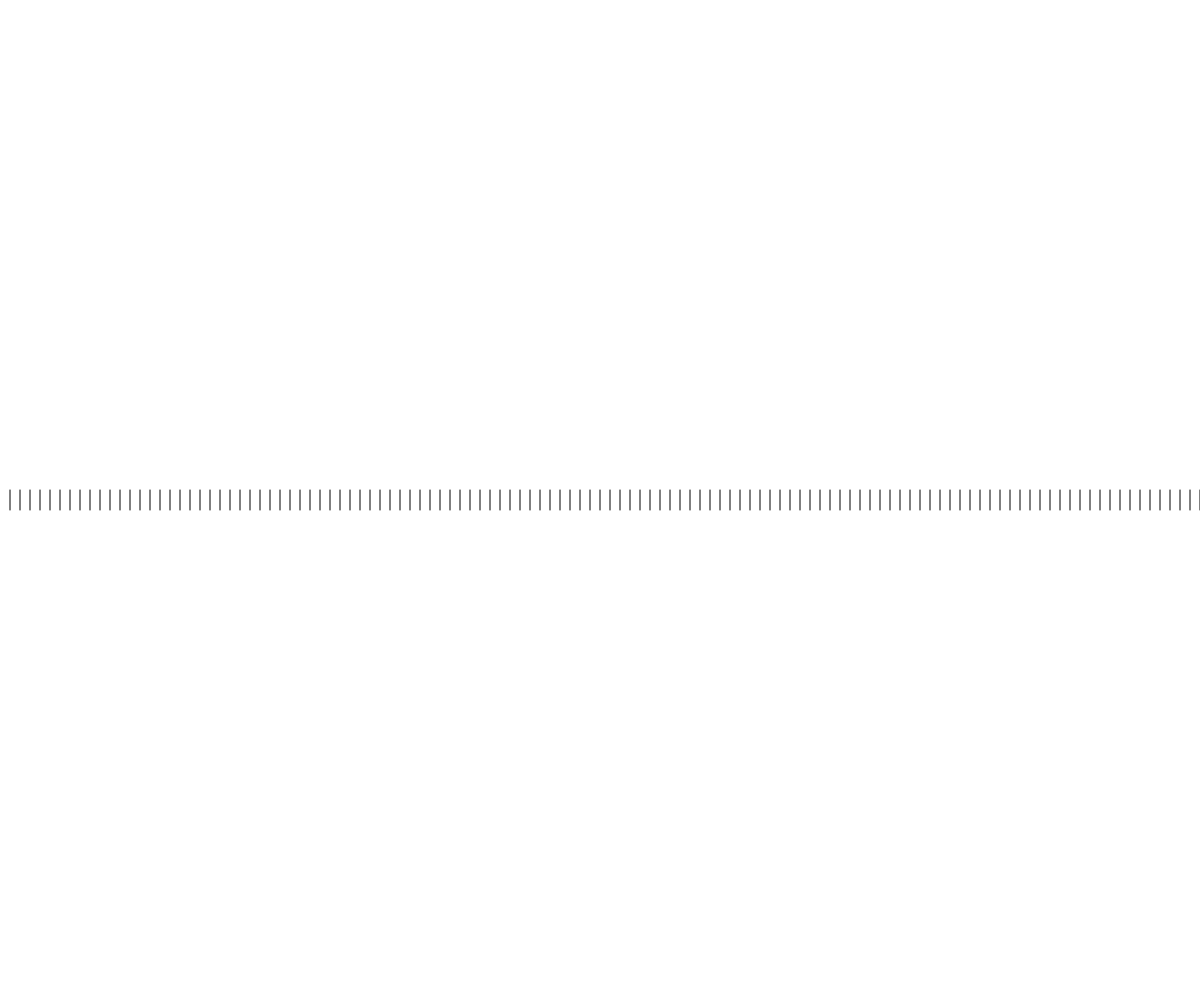
Frame 1 (no input)
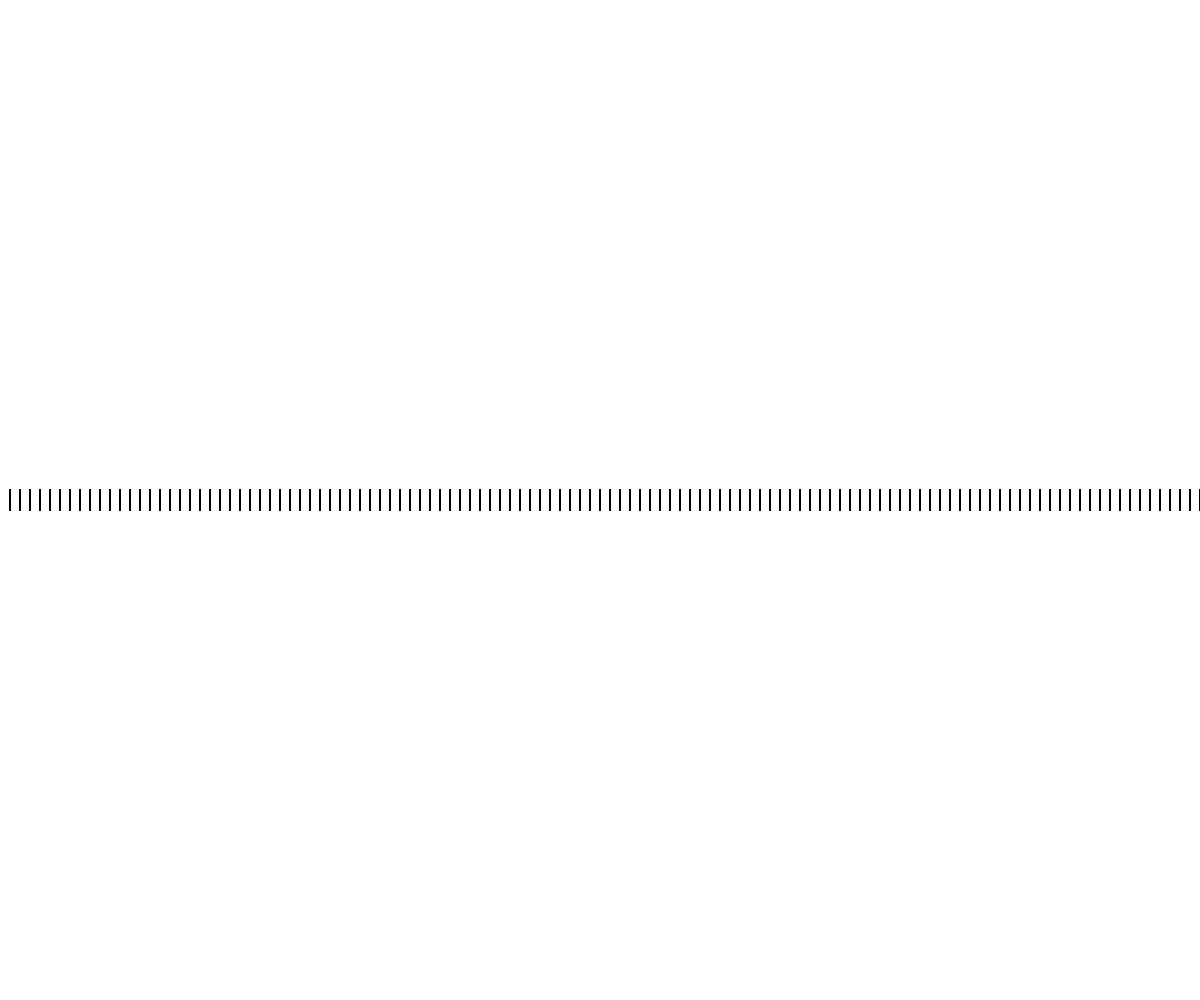
Frame 60 (no input)
Frame 120 (the mouse pressed at the canvas centre since frame 60): identical to frame 60, image omitted

The p5.js sketch that drew these frames (run headless with seeded random() and noise() and a simulated clock; from frame 60 on, the mouse is pressed at the canvas centre):

// p5.js sketch
// ── sketch.js
var x1, y1, x2, y2, t, espacamentoHorizontl, numLinhas, linhaActual;

function setup() 
{
  createCanvas (windowWidth, windowHeight);

  t = 20;
  x1 = 0;
  numLinhas = 150;
}


function draw() 
{
  linhaActual = 0;
  espacamentoHorizontal = width/numLinhas;

 /* 
  while (x1<width)
{

  y1 = height/2 - t/2;
  y2 = height/2 + t/2;

  x1 += espacamentoHorizontal*linhaActual;
  x2 = x1;

  
  line(x1, y1, x2, y2);

  linhaActual++;
}
*/
x1 = 0;
while (x1<width)
{

  y1 = height/2 - t/2;
  y2 = height/2 + t/2;

  x1 += 10;
  x2 = x1;

  
  line(x1, y1, x2, y2);

  linhaActual++;
}

function windowResized() 
{
  resizeCanvas (windowWidth, windowHeight);
}
}
